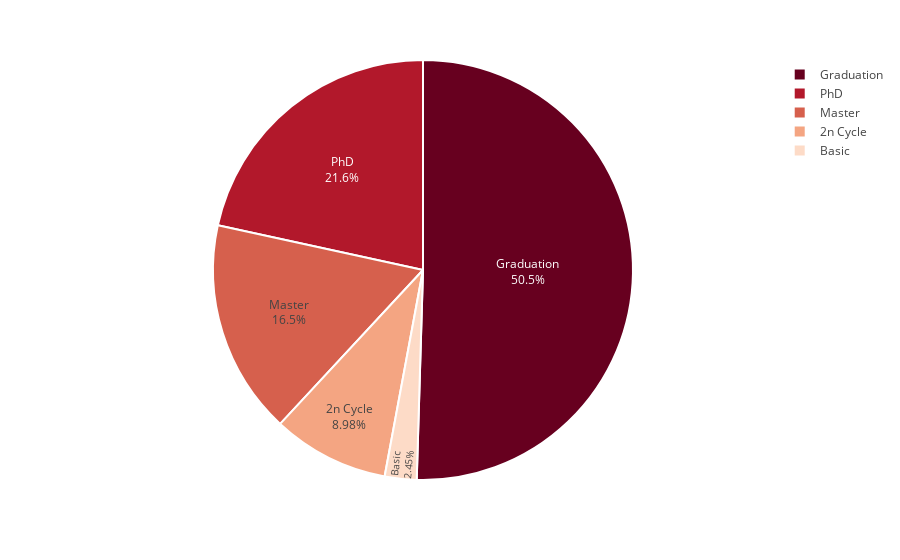

Write notebook code for a chart like this one.
### Markdown cell above
### Education Level

### Code cell
education = customer.Education.value_counts()

fig = px.pie(education, 
             values = education.values, 
             names = education.index,
             color_discrete_sequence=px.colors.sequential.RdBu)
fig.update_traces(textposition='inside', textinfo='percent+label', 
                  marker = dict(line = dict(color = 'white', width = 2)))
fig.show()

### Figure 1 — Plotly figure (JSON) as saved in the notebook; plotly's stock layout.template omitted (floating-point values rounded to 4 significant figures)
{"data": [{"domain": {"x": [0, 1], "y": [0, 1]}, "hovertemplate": "Education=%{label}<br>value=%{value}<extra></extra>", "labels": ["Graduation", "PhD", "Master", "2n Cycle", "Basic"], "legendgroup": "", "marker": {"line": {"color": "white", "width": 2}}, "name": "", "showlegend": true, "textinfo": "percent+label", "textposition": "inside", "type": "pie", "values": [1113, 476, 364, 198, 54]}], "layout": {"legend": {"tracegroupgap": 0}, "margin": {"t": 60}, "piecolorway": ["rgb(103,0,31)", "rgb(178,24,43)", "rgb(214,96,77)", "rgb(244,165,130)", "rgb(253,219,199)", "rgb(247,247,247)", "rgb(209,229,240)", "rgb(146,197,222)", "rgb(67,147,195)", "rgb(33,102,172)", "rgb(5,48,97)"]}}
